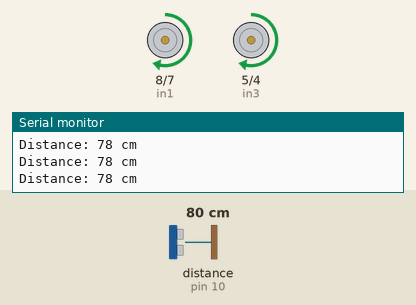
This sketch was run on a simulated Arduino Uno, built with avr-gcc and run on an emulated ATmega328P. Parts: motor-driver pin pairs drawn as motors (green arrow = first pin HIGH = forward, orange = second pin HIGH = backward, longer = more drive, scaled by the enable pin), the last lines printed to the serial monitor. Wiring (inferred from the names in the program): ultrasonic range finder: trigger pin 11; echo pin 10. The inputs (shaded band) are chosen by the test bench; at power-on: distance to the obstacle (sensor on pin 10) 80 cm. The echo pulse lasts 58.3 µs per cm.

Above: at 1.2 s.
1.3 s: distance to the obstacle (sensor on pin 10) set to 22 cm
2.8 s: distance to the obstacle (sensor on pin 10) set to 19 cm
At 3.2 s:
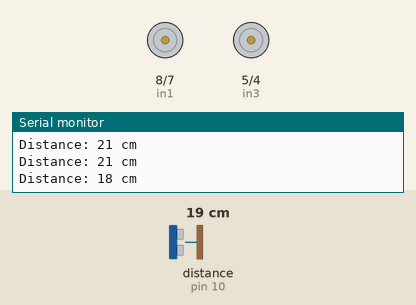
4.3 s: distance to the obstacle (sensor on pin 10) set to 35 cm
At 5.6 s:
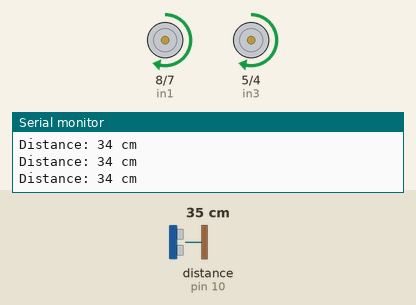
5.9 s: distance to the obstacle (sensor on pin 10) set to 2 cm
At 6.8 s:
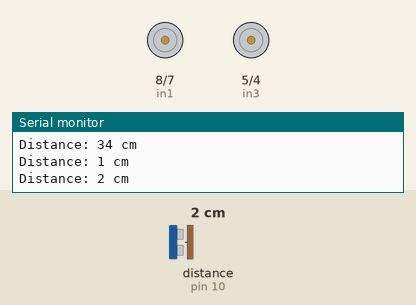
Timing chart, 0 to 8.4 s (numbered marks = the images above; inputs shaded):
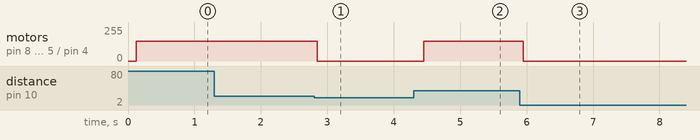

Measured:
- the behaviour switches between 21 and 20 cm on distance to the obstacle (sensor on pin 10) (found by bisection; images 0 and 1)
- after the input at 2.8 s, motor on pin 8 (in1) / pin 7 (in2), motor on pin 5 (in3) / pin 4 (in4): forward 150/255 → stopped after 0.05 s
- after the input at 4.3 s, motor on pin 8 (in1) / pin 7 (in2), motor on pin 5 (in3) / pin 4 (in4): stopped → forward 150/255 after 0.15 s
- after the input at 5.9 s, motor on pin 8 (in1) / pin 7 (in2), motor on pin 5 (in3) / pin 4 (in4): forward 150/255 → stopped after 0.05 s

The sketch:

automated_seed_sowing_machine.ino
```cpp
#define echoPin 10 // attach pin D2 Arduino to pin Echo of HC-SR04
#define trigPin 11 //attach pin D3 Arduino to pin Trig of HC-SR04
const int max_allowed_distance = 20;
// defines variables
long duration; // variable for the duration of sound wave travel
int distance; // variable for the distance measurement
// Motor A
int enA = 9;
int in1 = 8;
int in2 = 7;

// Motor B
int enB = 3;
int in3 = 5;
int in4 = 4;
void setup()
{
 Serial.begin(9600); // // Serial Communication is starting with 9600 of baudrate speed
Serial.println("check Ultrasonic Sensor HC-SR04 working with bot"); // print some text in Serial Monitor
  // Set all the motor control pins to outputs
              pinMode(enA, OUTPUT);
  pinMode(enB, OUTPUT);
  pinMode(in1, OUTPUT);
  pinMode(in2, OUTPUT);
  pinMode(in3, OUTPUT);
  pinMode(in4, OUTPUT);

  pinMode(trigPin, OUTPUT); // Sets the trigPin as an OUTPUT
  pinMode(echoPin, INPUT); // Sets the echoPin as an INPUT
}
int cal_distance()
{
  digitalWrite(trigPin, LOW);
  delayMicroseconds(2);
  // Sets the trigPin HIGH (ACTIVE) for 10 microseconds
  digitalWrite(trigPin, HIGH);
  delayMicroseconds(10);
  digitalWrite(trigPin, LOW);
  // Reads the echoPin, returns the sound wave travel time in microseconds
  duration = pulseIn(echoPin, HIGH);
  // Calculating the distance
  distance = duration * 0.034 / 2; // Speed of sound wave divided by 2 (go and back)
  // Displays the distance on the Serial Monitor
  Serial.print("Distance: ");
  Serial.print(distance);
  Serial.println(" cm");
  return distance;
}void demoOne()
{
  // Now turn off motors
                analogWrite(enA, 150);
  analogWrite(enB, 150);
  delay(20);
  digitalWrite(in1, HIGH);
  digitalWrite(in2, LOW);
  digitalWrite(in3, HIGH);
  digitalWrite(in4, LOW);
}
void loop()
{
if (cal_distance()<max_allowed_distance)
{
  analogWrite(enA, LOW);
  analogWrite(enB, LOW);
  delay(500);

}
else
{
  delay(100);
 demoOne();
}

}
```
